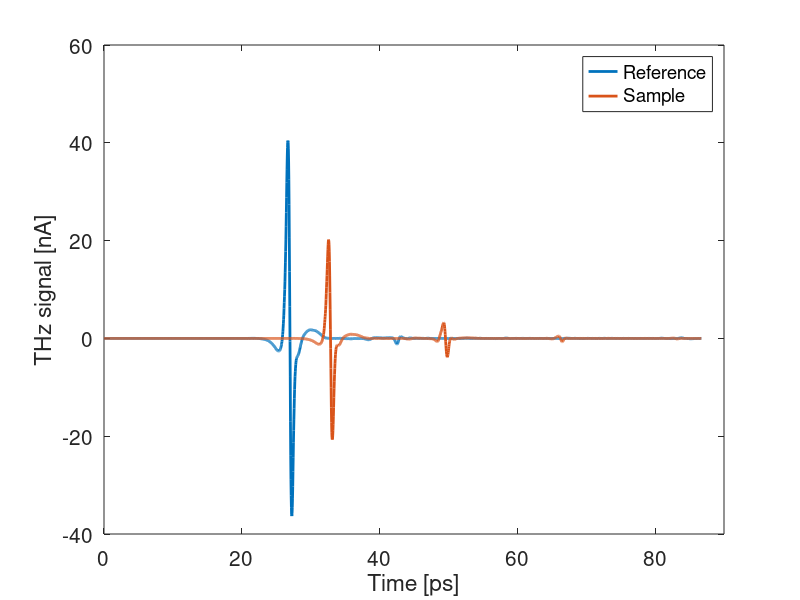

Write MATLAB code to recreate this figure. (Note: this script raises an error after producing the figure.)
clear all;
close all;
clc

%% load signal & save data %%

L=30000;
signal = zeros(L,2);
signal_temp = load('measured_signal.txt');

t = signal_temp(:,1);
signal_temp(:,1) = [];

signal(1:length(signal_temp),1) = signal_temp(:,1);
signal(1:length(signal_temp),2) = signal_temp(:,2);

d = 737.5*1e-6;
c = 299792458;

%% Plot the original signal %%

figure(1);
plot(t, signal_temp*10^9,'linewidth',2);

xlabel('Time [ps]');
ylabel('THz signal [nA]');
legend('Reference','Sample');
set(gca,'Fontsize',15);
xlim([0 90]);

%% Delete Extra(2nd,3rd and ...) signal %%

for j=1:length(t)
    if t(j)>40
        signal(j,:) = 0;
    end
end

%% Fast Fourier Transforms %%

signal_fft = fft(signal); % FFT signal
signal_amp = abs(signal_fft);
signal_ph(:,1) = phase(signal_fft(:,1));
signal_ph(:,2) = phase(signal_fft(:,2));

f_span = 1/(t(2)-t(1));
f = linspace(0,f_span,L+1)'; % time to frequency [THz]
f(L+1)=[];
k_0 = 2*pi*f*(10^12)./c;

%% Plot the incidnet and transmitted THz field sepctra %%

figure(2);
plot(f,signal_amp,'linewidth',2);
% figure(21);
% plot(f,signal_ph);

xlabel('Frequency [THz]');
ylabel('Amplitude');
legend('Reference','Sample');
set(gca,'Fontsize',15);
xlim([0 5]);

%% Plot the transmission coefficient %%

figure(3);
T_ex = signal_fft(:,2).*exp(-d.*k_0.*1i)./signal_fft(:,1);
plot(f, abs(T_ex),'linewidth',3);

xlabel('Frequency [THz]');
ylabel('Transmission');
xlim([0 2.2]);
%xlim([0 5]);
ylim([0 1.0]);
set(gca,'Fontsize',15);

%% Calculate unknown index %%

n_ini = 3.4-0.1i;
n(1:length(f),1) = n_ini;
T12 = zeros(length(f),1);
T23 = zeros(length(f),1);
T_th = zeros(length(f),1);
error = 1;
epsilon = 1e-10;
point = 2;

for w=point:length(f)
    n(w) = n(w-1);
    while abs(error)>epsilon
        n_old = n(w);
        
        T12(w) = (2*1)/(n(w)+1);
        T23(w) = (2*n(w))/(n(w)+1);
        
        T_th(w) = T12(w)*T23(w)*exp(-1i*k_0(w)*n(w)*d);
        
        df = T_th(w) - T_ex(w);
        df_diff = (4*exp(-d*k_0(w)*n(w)*1i))/(n(w) + 1)^2 - (8*n(w)*exp(-d*k_0(w)*n(w)*1i))/(n(w) + 1)^3 - (d*k_0(w)*n(w)*exp(-d*k_0(w)*n(w)*1i)*4i)/(n(w) + 1)^2;
                
        n(w) = n(w)-df/df_diff;      
        
        if isnan(n(w))
            n(w) = 0.5;
        end
        error = abs((n(w)-n_old)./n(w));
    end
    error = 1;
  
end
%% Plot the transmission coefficient %%

figure(4);
plot(f, real(n),'linewidth',3);
hold on;
plot(f, imag(n),'linewidth',3);

xlabel('Frequency [THz]');
ylabel('Index');
legend('real(n)', 'imag(n)');
set(gca,'Fontsize',15);
xlim([0.01 2]);
%ylim([-2 10]);





